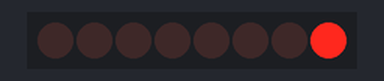
The sketch below on a simulated Arduino Uno, built with avr-gcc and run on an emulated ATmega328P. Shown: 8 shift-register outputs drawn as a row of LEDs (first output left, lit = HIGH). Wiring (inferred from the names in the program): shift register (74HC595): data pin 4; shift clock pin 6; latch pin 5. Wiring (inferred from the signals the program sends): row of LEDs: on Q0, Q1, Q2, Q3, Q4, Q5, Q6, Q7.

Above: at 0.03 s.
At 0.45 s:
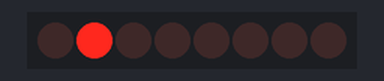
At 0.73 s:
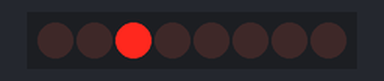
At 1.43 s:
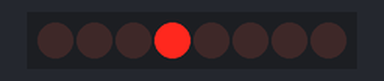
At 2.13 s:
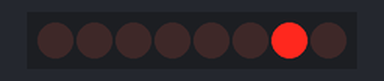
At 2.8 s:
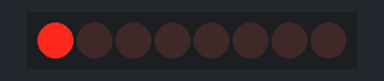
Timing chart, 0 to 3.1 s (numbered marks = the images above):
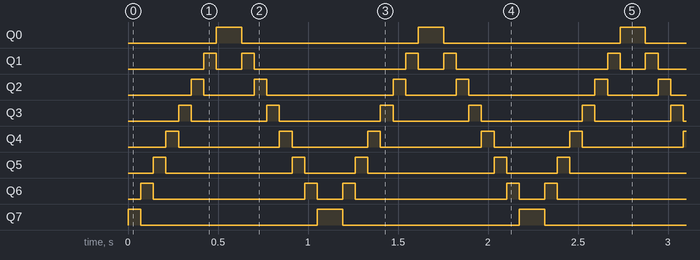

The sketch:

74HC595.ino
```cpp
// Define constants for pins
#define LATCH 5
#define CLOCK 6
#define DATA  4

byte out = 0;
int del = 70; // Delay time between segments

void setup() {
  // Configure all pins as outputs
  pinMode(LATCH, OUTPUT);
  pinMode(CLOCK, OUTPUT);
  pinMode(DATA, OUTPUT);
}

void loop() {
  // Incremented for loop
  for (int i = 0; i < 8; i++) {
    // Clear the output, then set one bit
    out = 0;
    bitSet(out, i);

    // Send to shift register
    sendData(out);
    delay(del); // Delay
  }

  // Decremented for loop
  for (int i = 7; i > -1; i--) {
    // Clear the output, then set one bit
    out = 0;
    bitSet(out, i);

    // Send to shift register
    sendData(out);
    delay(del); // Delay
  }
}

void sendData(byte out) {
  // Send data to shift register
  digitalWrite(LATCH, LOW);
  shiftOut(DATA, CLOCK, LSBFIRST, out);
  digitalWrite(LATCH, HIGH);
}
```

Measured:
- by itself, Q0: alternates HIGH for 0.14 s and LOW for 0.98 s
- by itself, Q1: repeats every 1.1 s: LOW 0.14 s, HIGH 0.07 s, LOW 0.84 s, HIGH 0.07 s
- by itself, Q2: repeats every 1.1 s: LOW 0.28 s, HIGH 0.07 s, LOW 0.70 s, HIGH 0.07 s
- by itself, Q3: repeats every 1.1 s: LOW 0.42 s, HIGH 0.07 s, LOW 0.56 s, HIGH 0.07 s
- by itself, Q4: repeats every 1.1 s: LOW 0.56 s, HIGH 0.07 s, LOW 0.42 s, HIGH 0.07 s
- by itself, Q5: repeats every 1.1 s: LOW 0.70 s, HIGH 0.07 s, LOW 0.28 s, HIGH 0.07 s
- by itself, Q6: repeats every 1.1 s: LOW 0.84 s, HIGH 0.07 s, LOW 0.14 s, HIGH 0.07 s
- by itself, Q7: repeats every 1.1 s: LOW 0.98 s, HIGH 0.14 s
